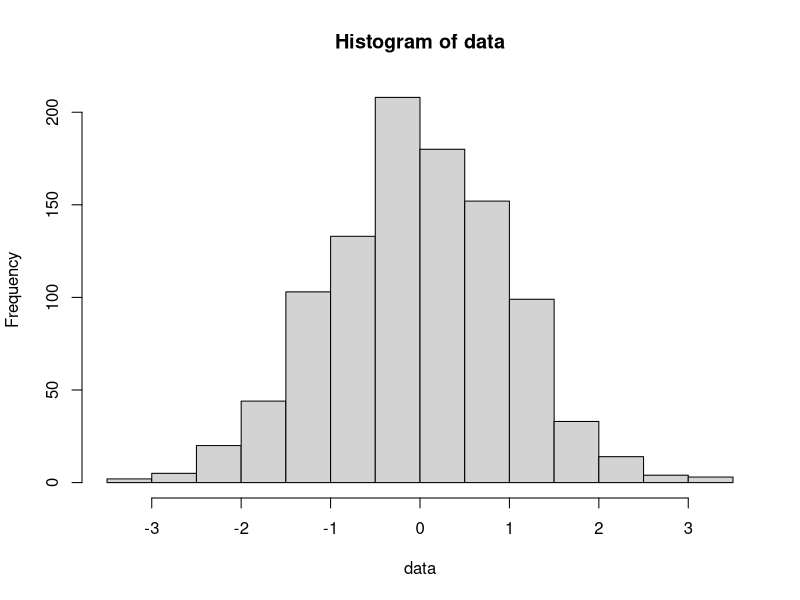
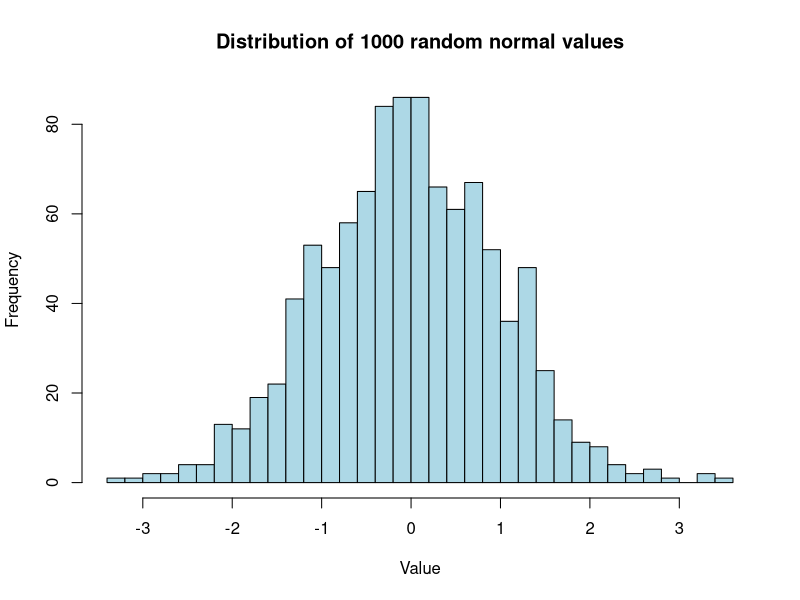
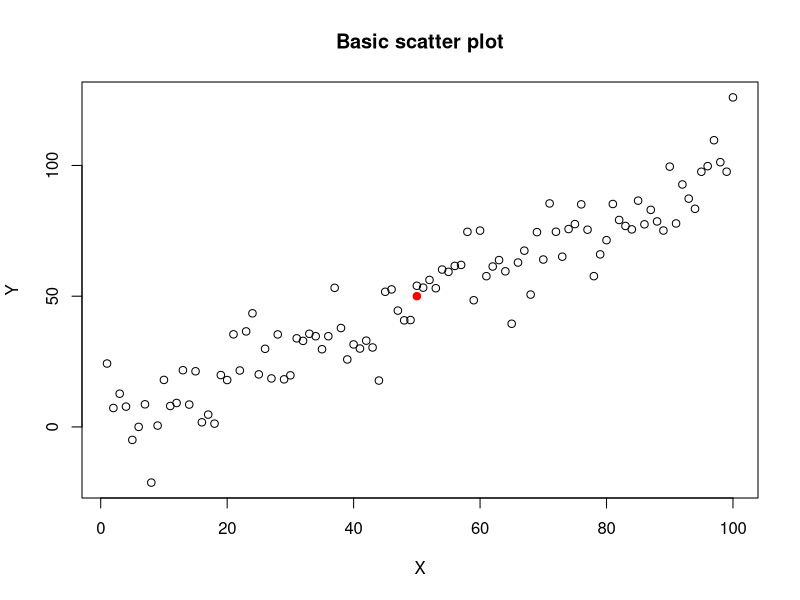
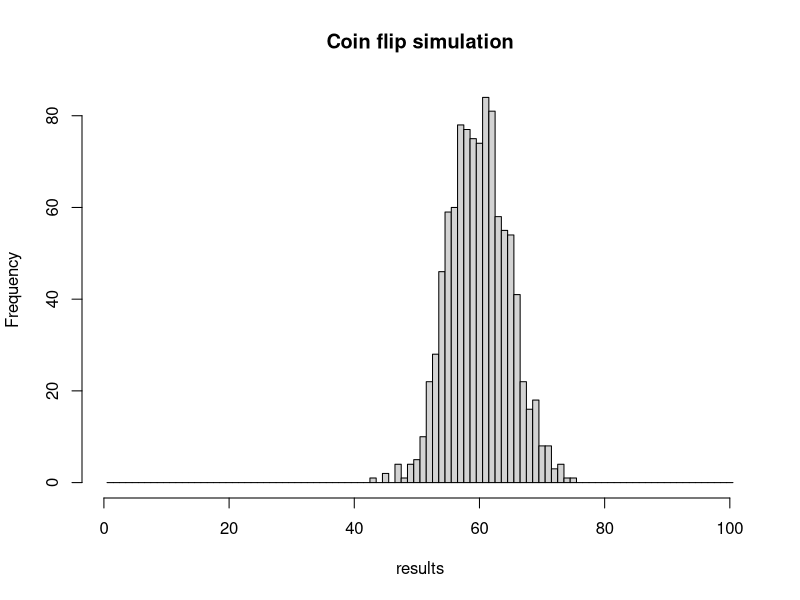

Generate these figures, in order, with R:
## ---- chunk 1
knitr::opts_chunk$set(
  fig.path = "Figures/CodeOverview/",
  fig.width = 7,
  fig.height = 4.5
)
set.seed(42)  # keep re-renders byte-identical
## ---- chunk 2
# Numeric vector
a_vector <- c(1, 5, 4, 9, 0)

# Character vector
my_longer_vector <- c(1, 2, 'three', '4', 'V', 6, 7, 8)

# Using the : operator for sequences
x <- 1:7
y <- 2:-2

# Using seq() for more control
step_size <- seq(1, 10, by = 0.25)
length_specified <- seq(1, 10, length.out = 20)
## ---- chunk 3
# Select single element
my_single_element <- my_longer_vector[5]

# Select a range
the_start <- my_longer_vector[1:3]

# Select specific positions
my_part_of_vector <- my_longer_vector[c(1, 2, 5)]

# Overwrite elements
my_longer_vector[1:3] <- c('replace', 'this', 'now')
## ---- chunk 4
vector1 <- c(1, 5, 6, 7, 2, 3, 5, 4, 6, 8, 1, 9, 0, 1)
binary_vector <- vector1 > 5
selected <- vector1[binary_vector]
## ---- chunk 5
# Generate some data
data <- rnorm(1000)

# Basic histogram
hist(data)

# Customize breaks and labels
hist(data, breaks = 30, main = "Distribution of 1000 random normal values",
     xlab = "Value", col = "lightblue")
## ---- chunk 6
# Simple scatter plot
x <- 1:100
y <- x + rnorm(100, sd = 10)
plot(x, y, main = "Basic scatter plot", xlab = "X", ylab = "Y")

# Add points to existing plot
points(50, 50, col = "red", pch = 19)
## ---- chunk 7
# Print each value in a vector
my_vector <- runif(5)
for (x in my_vector) {
  y <- x * 3
  print(y)
}

# Repeat exactly n times
for (i in 1:10) {
  print("This runs 10 times")
}

# Common pattern: pre-allocate a vector and fill it
results <- numeric(100)
for (i in 1:100) {
  results[i] <- rnorm(1)
}
## ---- chunk 8
# Count up from 1 to 5
i <- 1
while (i < 6) {
  print(i)
  i <- i + 1
}

# Exit early with break
counter <- 0
while (TRUE) {
  value <- rnorm(1)
  counter <- counter + 1
  if (value > 1) {
    break
  }
}
## ---- chunk 9
# Simulate 100 coin flips and count heads
n_flips <- 100
p_heads <- 0.6
results <- numeric(1000)  # Pre-allocate for efficiency

for (i in 1:1000) {
  flips <- sample(c(0, 1), n_flips, replace = TRUE, prob = c(1 - p_heads, p_heads))
  results[i] <- sum(flips)
}

# Visualize the distribution
hist(results, breaks = seq(0, n_flips) + 0.5, main = "Coin flip simulation")
